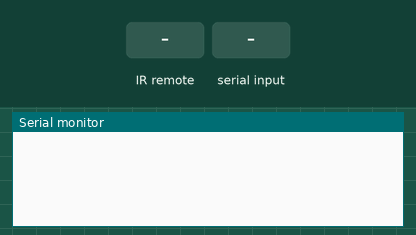
This sketch was run on a simulated Arduino Uno, built with avr-gcc and run on an emulated ATmega328P. Parts: the last lines printed to the serial monitor. The inputs (shaded band) are chosen by the test bench.

Above: at 1.2 s.
1.3 s: infrared code 0xE0E0F807 received
At 2.1 s:
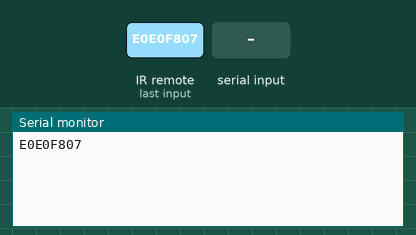
2.8 s: "1" received over the second serial link
At 3.7 s:
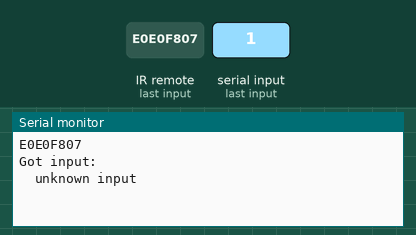
4.3 s: infrared code 0xE0E040BF received
At 5.5 s:
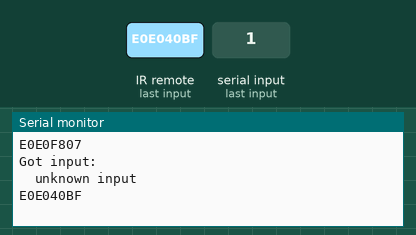
5.8 s: infrared code 0x00000001 received
At 6.7 s:
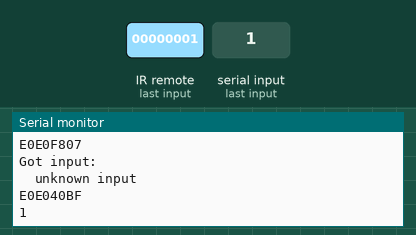
7.3 s: infrared code 0xE0E0D827 received
At 7.8 s:
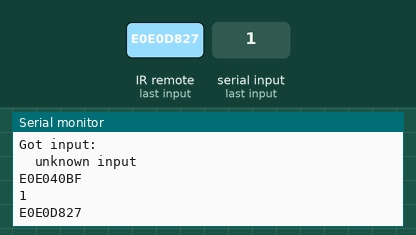
8.8 s: infrared code 0xE0E08679 received
At 10.2 s:
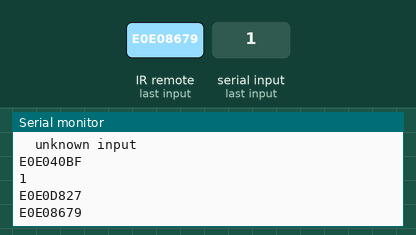

The sketch:

BLE_LED_sketch.ino
```cpp
#include <SoftwareSerial.h>
#include <IRremote.h>

#define LED_PIN 2
#define IR_RECV_PIN 11

#define NBITS 32
#define PRESS_DELAY 800
#define BAUD_RATE 9600
#define COMMAND_COUNT 7


#define INFO                0xE0E0F807
#define POWER               0xE0E040BF
#define MACRO_CHANGETOPC    0x00000001
#define SOURCE              0xE0E0807F
#define TV                  0xE0E0D827
#define UP                  0xE0E006F9
#define DOWN                0xE0E08679
#define LEFT                0xE0E0A659
#define RIGHT               0xE0E046B9

#define CHANNELUP           0xE0E048B7
#define CHANNELDOWN         0xE0E008F7
#define VOLUMEUP            0xE0E0E01F
#define VOLUMEDOWN          0xE0E0D02F


#define REW                 0xE0E0A25D
#define PAUSE               0xE0E052AD
#define FF                  0xE0E012ED
#define REC                 0xE0E0926D
#define PLAY                0xE0E0E21D
#define STOP                0xE0E0629D

#define A                   0xE0E036C9
#define B                   0xE0E028D7
#define C                   0xE0E0A857
#define D                   0xE0E06897

#define ENTER               0xE0E016E9

#define RS     4
#define RW     5
#define ENABLE 6
#define D4     7
#define D5     8
#define D6     9
#define D7     10


IRsend irsend;
IRrecv irrecv(IR_RECV_PIN);

decode_results results;

SoftwareSerial mySerial(7, 8); // RX, TX
// Connect HM10      Arduino Uno
//     Pin 1/TXD          Pin 7
//     Pin 2/RXD          Pin 8

void setup() {
    Serial.begin(BAUD_RATE);
    // If the baudrate of the HM-10 module has been updated,
    // you may need to change 9600 by another value
    // Once you have found the correct baudrate,
    // you can update it using AT+BAUDx command
    // e.g. AT+BAUD0 for 9600 bauds
    mySerial.begin(BAUD_RATE);
    irrecv.enableIRIn(); // Start the receiver
}

void loop() {
    if (irrecv.decode(&results)) {
        long int val = results.value;
        byte b[4];
        intToBytes(val, b);
        Serial.println(val, HEX);
        mySerial.write(b, 4);
        irrecv.resume(); // Receive the next value
    }

    int c;

    if (mySerial.available()) {
        c = mySerial.read();
        Serial.println("Got input:");
        if (c == 1) {
            Serial.println("  power");
            irsend.sendSAMSUNG(POWER, NBITS);
        }
        else if (c == 2) {
            Serial.println("  channel up");
            irsend.sendSAMSUNG(CHANNELUP, NBITS);
        }
        else if (c == 3) {
            Serial.println("  channel down");
            irsend.sendSAMSUNG(CHANNELDOWN, NBITS);
        }
        else {
            Serial.println("  unknown input");
        }
        irrecv.enableIRIn(); // Start the receiver
    }
}


void intToBytes(long int val, byte b[4]) {
    b[0] = (byte) ((val >> 24) & 0xff);
    b[1] = (byte) ((val >> 16) & 0xff);
    b[2] = (byte) ((val >> 8) & 0xff);
    b[3] = (byte) (val & 0xff);
}
```

Measured:
- after the input at 1.3 s, the serial monitor: prints a new line at once (image 1)
- after the input at 2.8 s, the serial monitor: prints a new line at once (image 2)
- after the input at 4.3 s, the serial monitor: prints a new line at once (image 3)
- after the input at 5.8 s, the serial monitor: prints a new line at once (image 4)
- after the input at 7.3 s, the serial monitor: prints a new line at once (image 5)
- after the input at 8.8 s, the serial monitor: prints a new line at once (image 6)
